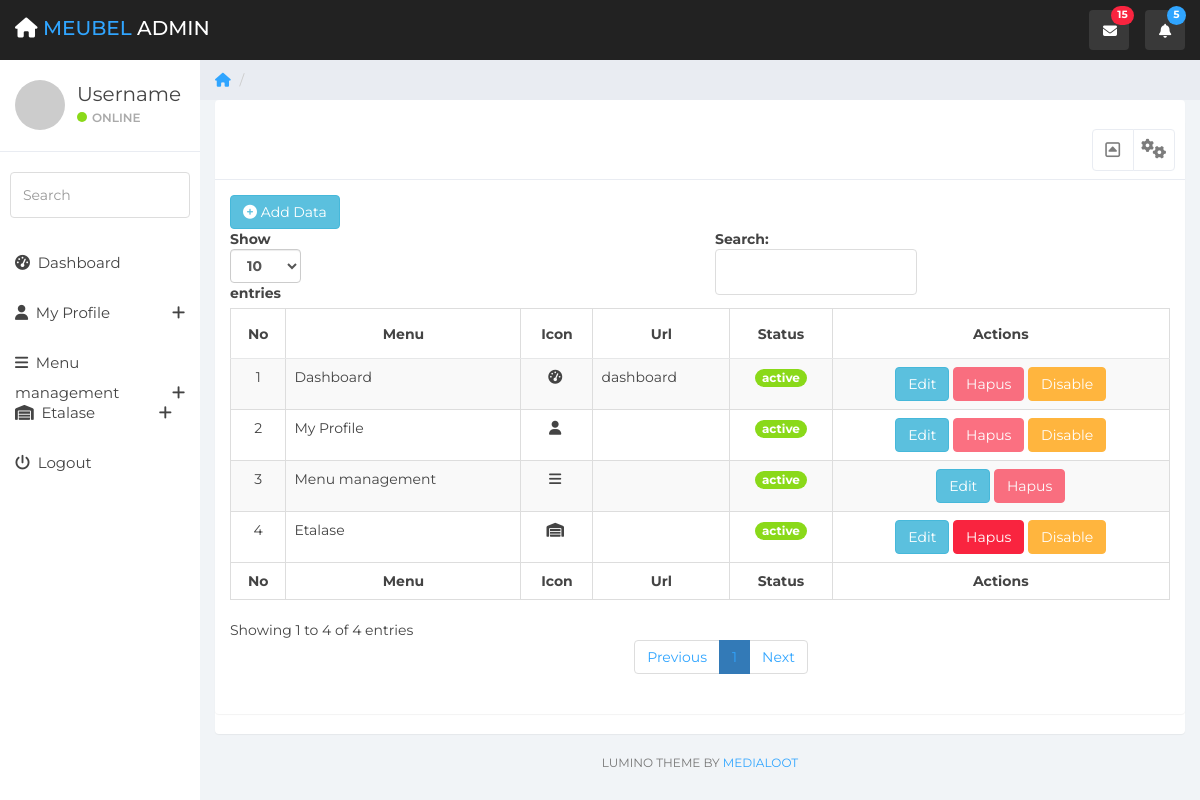
Screenshot of /index.php/menu/editmenu with the database file from the repository.
### tables this page shows
CREATE TABLE `menu` (
  `id_menu` int(11) NOT NULL,
  `menu` varchar(30) NOT NULL,
  `icon` varchar(30) NOT NULL,
  `url` varchar(100) NOT NULL,
  `is_active` char(1) NOT NULL
);

### application/controllers/menu.php (called while the page is built, shortened)
<?php
class Menu extends CI_Controller{
    public function __construct(){
        $this->load->library('form_validation');
        $this->load->model('m_menu');
    }
    public function editmenu()
    {
        $data['menu'] = $this->m_menu->getmenu();
        $this->form_validation->set_rules('menu', 'Menu', 'required|trim', [
            'required' => 'Kolom ini harus di isi'
        ]);
        $this->form_validation->set_rules('icon', 'Icon', 'required|trim', [
            'required' => 'Kolom ini harus di isi'
        ]);
        $this->form_validation->set_rules('url', 'Url', 'trim');
        if($this->form_validation->run() == false)
        {
            $this->load->view('template/header', $data);
            $this->load->view('menu', $data);
            $this->load->view('template/sidebar');
            $this->load->view('template/footer');
        }
    }
}
?>

### index.php (called while the page is built, shortened)
<?php
require_once BASEPATH.'core/CodeIgniter.php';

### application/models/m_menu.php (called while the page is built, shortened)
<?php
class M_menu extends CI_Model{
    public function getmenu(){
        $data = $this->db->get('menu')->result_array();
        return $data;
    }
}
?>

### application/views/menu.php (the view, shortened to what this page needs)
<div class="col-sm-9 col-sm-offset-3 col-lg-10 col-lg-offset-2 main">
    <div class="row">
        <ol class="breadcrumb">
            <li><a href="<?= base_url('dashboard'); ?>">
                    <em class="fa fa-home"></em>
                </a></li>
            <li class="active"><?= $title; ?></li>
        </ol>
    </div>
    <div class="panel panel-container">
        <div class="row">
            <div class="col-md-12">
                <div class="panel panel-default">
                    <div class="panel-heading">
                        <ul class="pull-right panel-settings panel-button-tab-right">
                            <li class="dropdown"><a class="pull-right dropdown-toggle" data-toggle="dropdown" href="#">
                                    <em class="fa fa-cogs"></em>
                                </a>
                            </li>
                        </ul>
                        <span class="pull-right clickable panel-toggle panel-button-tab-left"><em class="fa fa-toggle-up"></em></span>
                    </div>
                    <div class="panel-body">
                        <div class="row">
                            <div class="col-lg-12">
                                <button class="btn btn-info" data-toggle="modal" data-target="#addmodal"><em class="fa fa-plus-circle"></em> Add Data</button>
                            </div>
                        </div>
                        <table id="example1" class="table table-bordered table-striped">
                            <thead>
                                <tr>
                                    <th class="text-center">No</th>
                                    <th class="text-center">Menu</th>
                                    <th class="text-center">Icon</th>
                                    <th class="text-center">Url</th>
                                    <th class="text-center">Status</th>
                                    <th class="text-center">Actions</th>
                                </tr>
                            </thead>
                            <tbody>
                                <?php $i = 1; ?>
                                <?php foreach ($menu as $m) :
                                    $id = $m['id_menu'];
                                ?>
                                    <tr>
                                        <td class="text-center"><?= $i; ?></td>
                                        <td><?= $m['menu']; ?></td>
                                        <td class="text-center"><em class="<?= $m['icon']; ?>">&nbsp;</em></td>
                                        <td><?= $m['url']; ?></td>
                                        <?php if ($m['is_active'] == 1) { ?>
                                            <td class="text-center"> <span class="badge bg-green">active</span></td>
                                        <?php } else { ?>
                                            <td class="text-center"> <span class="badge bg-secondary">disable</span></td>
                                        <?php } ?>
                                        <td class="text-center">
                                            <button class="btn btn-info" data-toggle="modal" data-target="#modaledit<?= $m['id_menu']; ?>">Edit</button>
                                            <?php if ($m['id_menu'] == 1 || $m['id_menu'] == 2 || $m['id_menu'] == 4) { ?>
                                                <button class="btn btn-danger" data-toggle="modal" data-target="#modalhapus<?= $m['id_menu']; ?>" disabled>Hapus</button>
                                            <?php } else { ?>
                                                <button class="btn btn-danger" data-toggle="modal" data-target="#modalhapus<?= $m['id_menu']; ?>">Hapus</button>
                                            <?php } ?>
                                            <?php if ($m['is_active'] != 1) { ?>
                                                <a href="<?= base_url('menu/active/' . $id); ?>" class="btn btn-success">Activate</a>
                                            <?php } else { ?>
                                                <?php if ($m['id_menu'] == 4) { ?>
                                                    <span hidden><a href="<?= base_url('menu/disable/' . $id); ?>" class="btn btn-warning">Disable</a></span>
                                                <?php } else { ?>
                                                    <a href="<?= base_url('menu/disable/' . $id); ?>" class="btn btn-warning">Disable</a>
                                                <?php } ?>
                                            <?php } ?>
                                        </td>
                                    </tr>
                                <?php endforeach; ?>
                            </tbody>
                            <tfoot>
                                <tr>
                                    <th class="text-center">No</th>
                                    <th class="text-center">Menu</th>
                                    <th class="text-center">Icon</th>
                                    <th class="text-center">Url</th>
                                    <th class="text-center">Status</th>
                                    <th class="text-center">Actions</th>
                                </tr>
                            </tfoot>
                        </table>
                    </div>
                </div>
            </div>
        </div>
    </div>

### application/views/template/sidebar.php (shortened to what this page needs)
<div id="sidebar-collapse" class="col-sm-3 col-lg-2 sidebar">
    <div class="profile-sidebar">
        <div class="profile-userpic">
            <img src="<?= base_url('http://placehold.it/50/30a5ff/fff'); ?>" class="img-responsive" alt="">
        </div>
        <div class="profile-usertitle">
            <div class="profile-usertitle-name">Username</div>
            <div class="profile-usertitle-status"><span class="indicator label-success"></span>Online</div>
        </div>
    </div>
    <form role="search">
        <div class="form-group">
            <input type="text" class="form-control" placeholder="Search">
        </div>
    </form>
    <ul class="nav menu">
        <?php
        $queryMenu = "SELECT * FROM menu WHERE is_active = 1 ORDER BY id_menu ASC";
        $menu = $this->db->query($queryMenu)->result_array();
        ?>
        <?php $i = 1; ?>
        <?php foreach ($menu as $m) : ?>
            <?php if ($m['url'] != "") { ?>
                <?php
                $url = $this->uri->segment(1);
                if ($m['menu'] == $url) :
                ?>
                    <li class="active"><a href="<?= base_url() . $m['url']; ?>"><em class="<?= $m['icon']; ?>">&nbsp;</em> <?= $m['menu']; ?> </a></li>
                <?php else : ?>
                    <li class=""><a href="<?= base_url() . $m['url']; ?>"><em class="<?= $m['icon']; ?>">&nbsp;</em> <?= $m['menu']; ?> </a></li>
                <?php endif; ?>
            <?php } elseif ($m['url'] == "") { ?>
                <?php
                $url = $this->uri->segment(1);
                if ($m['menu'] == $url) :
                ?>
                    <li class="parent active"><a data-toggle="collapse" href="#sub-<?= $i; ?>">
                        <?php else : ?>
                    <li class="parent"><a data-toggle="collapse" href="#sub-<?= $i; ?>">
                        <?php endif; ?>
                        <em class="<?= $m['icon'] ?>">&nbsp;</em> <?= $m['menu'] ?> <span data-toggle="collapse" href="#sub-<?= $i; ?>" class="icon pull-right"><em class="fa fa-plus"></em></span>
                        </a>
                    </li>
                    <?php $i++; ?>
                <?php } ?>
            <?php endforeach; ?>
            <li><a href="<?= base_url('auth/logout') ?>"><em class="fa fa-power-off">&nbsp;</em> Logout</a></li>
    </ul>
</div>

### assets/css/styles.css (style rules this page uses)
body { background: #f1f4f7; padding-top: 60px; font-size: 14px; color: #444444; font-family: "Montserrat", "Helvetica Neue", Helvetica, Arial, sans-serif; }
a, a:hover, a:focus { color: #30a5ff; }
input.form-control { border: 1px solid #ddd; box-shadow: none; height: 46px; }
.dropdown { background: rgba(255, 255, 255, 0.1); float: left; margin: 10px 8px; padding: 0px; border-radius: 4px; }
.dropdown a.dropdown-toggle { color: #fff; height: 40px; width: 40px; padding-top: 11px; padding-left: 9px; }
.dropdown em { margin: 0 5px; }
.btn-warning, .btn-warning:hover, .btn-warning:focus, .btn-warning:active, .btn-warning.active, .open > .dropdown-toggle.btn-warning, .btn-warning.disabled, .btn-warning[disabled], fieldset[disabled] .btn-warning, .btn-warning.disabled:hover, .btn-warning[disabled]:hover, fieldset[disabled] .btn-warning:hover, .btn-warning.disabled:focus, .btn-warning[disabled]:focus, fieldset[disabled] .btn-warning:focus, .btn-warning.disabled:active, .btn-warning[disabled]:active, fieldset[disabled] .btn-warning:active, .btn-warning.disabled.active, .btn-warning[disabled].active, fieldset[disabled] .btn-warning.active { background-color: #ffb53e; border-color: #ffb53e; }
.btn-danger, .btn-danger:hover, .btn-danger:focus, .btn-danger:active, .btn-danger.active, .open > .dropdown-toggle.btn-danger, .btn-danger.disabled, .btn-danger[disabled], fieldset[disabled] .btn-danger, .btn-danger.disabled:hover, .btn-danger[disabled]:hover, fieldset[disabled] .btn-danger:hover, .btn-danger.disabled:focus, .btn-danger[disabled]:focus, fieldset[disabled] .btn-danger:focus, .btn-danger.disabled:active, .btn-danger[disabled]:active, fieldset[disabled] .btn-danger:active, .btn-danger.disabled.active, .btn-danger[disabled].active, fieldset[disabled] .btn-danger.active { background-color: #f9243f; border-color: #f9243f; }
.bg-success, .bg-green { color: #fff; background-color: #8ad919; }
.label-success { background-color: #8ad919; }
.panel { border: 0; }
.panel-container { padding-top: 20px; }
.panel-heading .fa-toggle-up, .panel-heading .fa-toggle-down { font-size: 17px; }
.panel-heading { font-size: 20px; font-weight: 300; letter-spacing: 0.025em; height: 60px; line-height: 38px; }
.panel-default .panel-heading { background: #fff; border-bottom: 1px solid #e9ecf2; color: #444444; }
.panel-settings { list-style: none; padding: 0; margin: 0; }
.panel-settings .dropdown a.dropdown-toggle, .panel-settings a { padding: 0; background: none; color: #7c7c7c; }
.panel-settings a, .panel-toggle { width: 40px; padding: 2px 0 0 0; }
.panel-settings, .panel-toggle { display: inline-block; margin: -1px -5px 0 15px !important; border-radius: 4px; text-align: center; border: 1px solid #e9ecf2; color: #7c7c7c; background: #fff; width: 42px; }
.panel-settings { width: 42px; border-top-right-radius: 4px; border-bottom-right-radius: 4px; }
.panel-settings li.dropdown { margin: 0; padding: 0; }
.clickable { cursor: pointer; }
.panel-heading span { margin: 0px; font-size: 14px; }
.panel-button-tab-right { margin-left: 4px !important; border-top-left-radius: 0; border-bottom-left-radius: 0; }
.panel-button-tab-left { border-top-right-radius: 0; border-bottom-right-radius: 0; }
.sidebar { display: block; padding: 0; display: none; box-shadow: none; background: #fff; }
.sidebar ul { margin: 20px 0px; }
.sidebar form { padding: 10px 0 0 0; margin: 10px 10px 20px 10px; }
@media (min-width: 768px) { .sidebar { display: block; position: fixed; top: 60px; bottom: 0; left: 0; z-index: 1000; display: block; margin: 0; padding: 0; overflow-x: hidden; overflow-y: auto; } }
.sidebar ul.nav li a { height: 50px; font-size: 15px; line-height: 2em; color: #444444; }
.profile-sidebar { padding: 10px 0; border-bottom: 1px solid #e9ecf2; }
.indicator { width: 10px; height: 10px; display: inline-block; border-radius: 9999px; margin-right: 5px; }
.profile-userpic img { float: left; margin: 10px 0px 0px 15px; width: 50px; height: 50px; border-radius: 9999px !important; }
.profile-usertitle { float: left; text-align: left; margin: 10px 0 0 12px; }
.profile-usertitle-name { font-size: 20px; margin-bottom: 0px; }
.profile-usertitle-status { text-transform: uppercase; color: #AAA; font-size: 12px; font-weight: 600; margin-bottom: 15px; }
.breadcrumb { border-radius: 0; padding: 10px 15px 10px 15px; background: #e9ecf2; margin: 0; }
.table { background: #fff; }
.table > thead > tr > th { border-bottom: 1px solid #e6e7e8; vertical-align: middle; height: 50px; }

### rows the page displays
menu: menu "Dashboard", url "dashboard", is_active "active"
menu: menu "My Profile", is_active "active"
menu: menu "Menu management", is_active "active"
menu: menu "Etalase", is_active "active"
